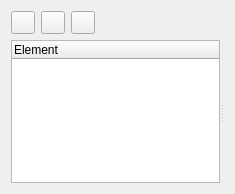
<?xml version="1.0" encoding="UTF-8"?>
<ui version="4.0">
 <author>ws</author>
 <class>InspectorBase</class>
 <widget class="QWidget" name="InspectorBase">
  <property name="geometry">
   <rect>
    <x>0</x>
    <y>0</y>
    <width>235</width>
    <height>194</height>
   </rect>
  </property>
  <property name="windowTitle">
   <string>Form</string>
  </property>
  <layout class="QVBoxLayout" name="verticalLayout">
   <item>
    <layout class="QHBoxLayout" name="horizontalLayout">
     <item>
      <widget class="QToolButton" name="back">
       <property name="sizePolicy">
        <sizepolicy hsizetype="Fixed" vsizetype="Fixed">
         <horstretch>0</horstretch>
         <verstretch>0</verstretch>
        </sizepolicy>
       </property>
       <property name="icon">
        <iconset resource="mscore.qrc">
         <normaloff>:/data/previous.png</normaloff>:/data/previous.png</iconset>
       </property>
      </widget>
     </item>
     <item>
      <widget class="QToolButton" name="forward">
       <property name="icon">
        <iconset resource="mscore.qrc">
         <normaloff>:/data/next.png</normaloff>:/data/next.png</iconset>
       </property>
      </widget>
     </item>
     <item>
      <widget class="QToolButton" name="reload">
       <property name="icon">
        <iconset resource="mscore.qrc">
         <normaloff>:/data/reload.png</normaloff>:/data/reload.png</iconset>
       </property>
      </widget>
     </item>
     <item>
      <spacer name="horizontalSpacer">
       <property name="orientation">
        <enum>Qt::Horizontal</enum>
       </property>
       <property name="sizeHint" stdset="0">
        <size>
         <width>40</width>
         <height>20</height>
        </size>
       </property>
      </spacer>
     </item>
    </layout>
   </item>
   <item>
    <widget class="QSplitter" name="split">
     <property name="sizePolicy">
      <sizepolicy hsizetype="Expanding" vsizetype="Expanding">
       <horstretch>0</horstretch>
       <verstretch>0</verstretch>
      </sizepolicy>
     </property>
     <property name="orientation">
      <enum>Qt::Horizontal</enum>
     </property>
     <property name="childrenCollapsible">
      <bool>false</bool>
     </property>
     <widget class="QTreeWidget" name="list">
      <property name="uniformRowHeights">
       <bool>true</bool>
      </property>
      <column>
       <property name="text">
        <string notr="true">Element</string>
       </property>
       <property name="toolTip">
        <string notr="true"/>
       </property>
       <property name="statusTip">
        <string notr="true"/>
       </property>
       <property name="whatsThis">
        <string notr="true"/>
       </property>
      </column>
     </widget>
     <widget class="QWidget" name="widget" native="true">
      <layout class="QGridLayout" name="gridLayout">
       <item row="0" column="0">
        <widget class="QStackedWidget" name="stack">
         <property name="sizePolicy">
          <sizepolicy hsizetype="Expanding" vsizetype="Expanding">
           <horstretch>0</horstretch>
           <verstretch>0</verstretch>
          </sizepolicy>
         </property>
         <widget class="QWidget" name="page"/>
         <widget class="QWidget" name="page_2"/>
        </widget>
       </item>
      </layout>
     </widget>
    </widget>
   </item>
  </layout>
 </widget>
 <resources>
  <include location="mscore.qrc"/>
 </resources>
 <connections/>
</ui>
